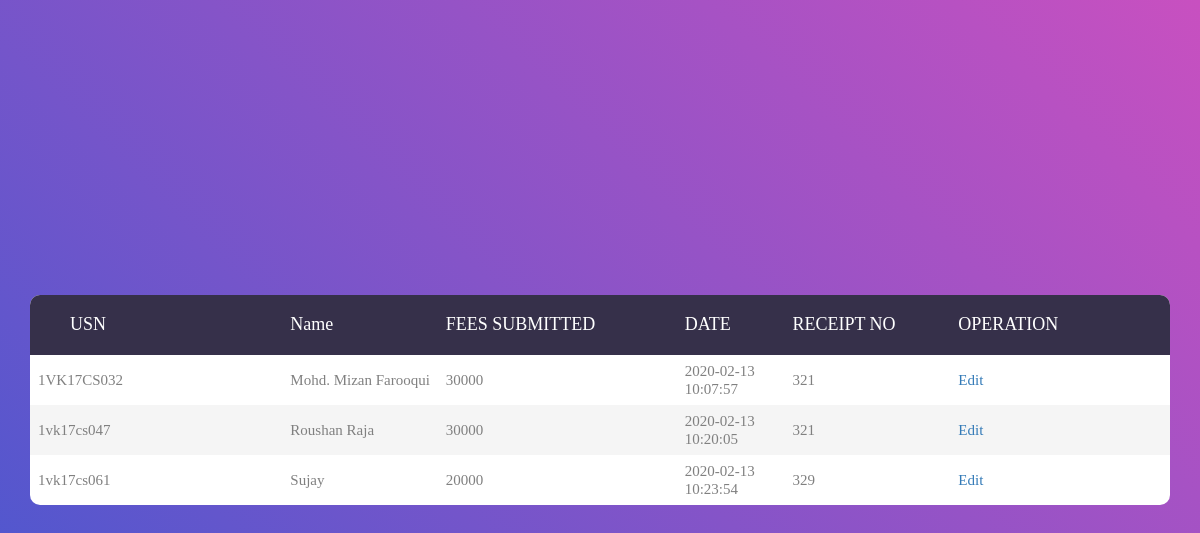
Page /admin/feedetails.php (signed in) on the committed database.
### tables this page shows
CREATE TABLE `fees` (
  `usn` varchar(10) DEFAULT NULL,
  `fees_submitted` varchar(20) DEFAULT NULL,
  `total_fees` varchar(345) NOT NULL DEFAULT '70000',
  `recipt_no` varchar(345) NOT NULL,
  `due_date` varchar(345) NOT NULL
);

CREATE TABLE `student` (
  `name` varchar(20) NOT NULL,
  `gender` varchar(10) NOT NULL,
  `usn` varchar(10) NOT NULL,
  `hostel_id` varchar(10) DEFAULT NULL,
  `batch` varchar(10) DEFAULT NULL,
  `img_src` varchar(789) NOT NULL,
  `room_no` varchar(10) NOT NULL
);

CREATE TABLE `fees_log` (
  `usn` varchar(20) DEFAULT NULL,
  `fee_left` varchar(345) NOT NULL,
  `date` varchar(340) DEFAULT NULL
);

### admin/feedetails.php (the view, shortened to what this page needs)
<!DOCTYPE html>
<html lang="en">
<head>
	<link rel="stylesheet" type="text/css" href="vendor/bootstrap/css/bootstrap.min.css">
	<link rel="stylesheet" type="text/css" href="../css/util.css">
	<link rel="stylesheet" type="text/css" href="../css/main2.css">
</head>
<body>
<form action="query/empty2.php" method="post">
	<div class="limiter">
		<div class="container-table100">
			<div class="wrap-table100">
				<div class="table100">
					<table>
						<thead>
							<tr class="table100-head">
								<th class="column1">USN</th>
								<th class="column2">Name</th>
								<th class="column3">FEES SUBMITTED</th>
								<th class="column4" style="text-align:left">DATE</th>
								<th class="column5" style="text-align:left">RECEIPT NO</th>
								<th class="column6"  style="text-align:left">OPERATION</th>
							</tr>
						</thead>
						<?php require "../connection.php"; ?>
						<?php
						$sql="select s.usn,name,fees_submitted,date,recipt_no from fees c,fees_log d,student s where s.usn=c.usn and c.usn=d.usn";
						$result=mysqli_query($con,$sql);
						if($result-> num_rows>0)
						{
							while($row = $result-> fetch_assoc())
							{
								echo "<tr>";
								echo "<td>" .$row["usn"]."</td>";
								echo "<td>" .$row["name"]."</td>";
								echo "<td>" .$row["fees_submitted"]."</td>";
								echo "<td>" .$row["date"] ."</td>";
								echo "<td>" .$row["recipt_no"] ."</td>";?>
								<td><a href='update1.php?usn=<?php echo $row['usn'] ?>'> Edit</a> </td>
							<?php	echo "</tr>";
							}
							echo "</table>";
						}
						else{
							echo "No Messages";
						}
						?>
				</div>
			</div>
		</div>
	</div>
</form>
</body>
</html>

### css/main2.css (style rules this page uses)
* { margin: 0px; padding: 0px; box-sizing: border-box; }
body, html { height: 100%; font-family: sans-serif; }
a { margin: 0px; transition: all 0.4s; -webkit-transition: all 0.4s; -o-transition: all 0.4s; -moz-transition: all 0.4s; }
.limiter { width: 100%; margin: 0 auto; }
.container-table100 { width: 100%; min-height: 100vh; background: #c850c0; background: -webkit-linear-gradient(45deg, #4158d0, #c850c0); background: -o-linear-gradient(45deg, #4158d0, #c850c0); background: -moz-linear-gradient(45deg, #4158d0, #c850c0); background: linear-gradient(45deg, #4158d0, #c850c0); display: -webkit-box; display: -webkit-flex; display: -moz-box; display: -ms-flexbox; display: flex; align-items: center; justify-content: center; flex-wrap: wrap; padding: 33px 30px; }
.wrap-table100 { width: 1170px; }
table { border-spacing: 1; border-collapse: collapse; background: white; border-radius: 10px; overflow: hidden; width: 100%; margin: 0 auto; position: relative; }
table * { position: relative; }
table td, table th { padding-left: 8px; }
table thead tr { height: 60px; background: #36304a; }
table tbody tr { height: 50px; }
table tbody tr:last-child { border: 0; }
table td, table th { text-align: left; }
.table100-head th { font-family: OpenSans-Regular; font-size: 18px; color: #fff; line-height: 1.2; font-weight: unset; }
tbody tr:nth-child(even) { background-color: #f5f5f5; }
tbody tr { font-family: OpenSans-Regular; font-size: 15px; color: #808080; line-height: 1.2; font-weight: unset; }
.column1 { width: 260px; padding-left: 40px; }
.column2 { width: 160px; }
.column3 { width: 245px; }
.column4 { width: 110px; text-align: right; }
.column5 { width: 170px; text-align: right; }
.column6 { width: 222px; text-align: right; padding-right: 62px; }

### rows in the picture
fees: usn.usn "1VK17CS032", usn.name "Mohd. Mizan Farooqui", fees_submitted "30000", fees_log.date "2020-02-13 10:07:57", recipt_no "321"
fees: usn.usn "1vk17cs047", usn.name "Roushan Raja", fees_submitted "30000", fees_log.date "2020-02-13 10:20:05", recipt_no "321"
fees: usn.usn "1vk17cs061", usn.name "Sujay", fees_submitted "20000", fees_log.date "2020-02-13 10:23:54", recipt_no "329"
